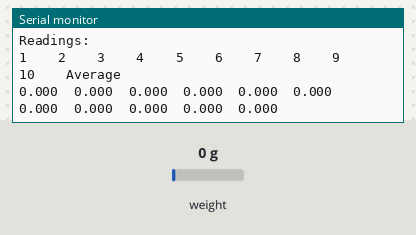
This sketch was run on a simulated Arduino Uno, built with avr-gcc and run on an emulated ATmega328P. On the bench: the last lines printed to the serial monitor. The inputs (shaded band) are chosen by the test bench; at power-on: weight on the scale 0 g.

Above: at 2.2 s.
2.3 s: weight on the scale set to 100 g
At 3.4 s:
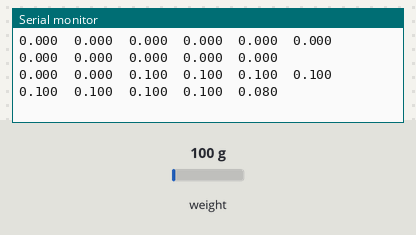
3.8 s: weight on the scale set to 1250 g
At 4.4 s:
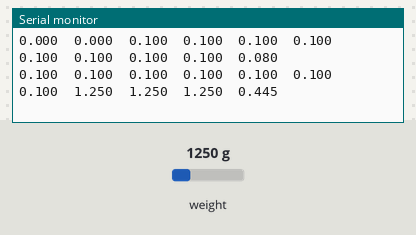
Timing chart, 0 to 6.8 s (numbered marks = the images above; inputs shaded):
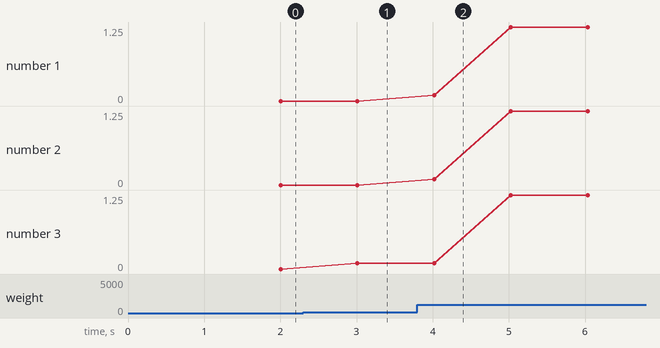

Measured:
- after the input at 2.3 s, the serial monitor: prints a new line after 0.71 s (image 1)
- after the input at 3.8 s, the serial monitor: prints a new line after 0.22 s (image 2)
- plotted number 1: 0 → 1.25 after the input at 3.8 s
- plotted number 2: 0 → 1.25 after the input at 3.8 s
- plotted number 3: 0 → 0.1 after the input at 2.3 s, 0.1 → 1.25 after the input at 3.8 s

The sketch:

RingArray.ino
```cpp
#include "HX711.h"

#define calibration_factor 96670.00 //This value is obtained using the SparkFun_HX711_Calibration sketch

#define DOUT  3
#define CLK  2


const int arraySize = 10;
float weight[arraySize];
float weightReading;
int ringIndex = 0;
int startIndex = 0;
int endIndex = arraySize - 1;

float sum = 0;
float avgArray1 = 0;
int i = 0;


HX711 scale;

void setup() {
  Serial.begin(9600);
  Serial.println("Getting Weight");

  scale.begin(DOUT, CLK);
  scale.set_scale(calibration_factor); //This value is obtained by using the SparkFun_HX711_Calibration sketch
  scale.tare(); //Assuming there is no weight on the scale at start up, reset the scale to 0

  Serial.println();
  Serial.println("Readings:");
  Serial.print("1 \t 2 \t 3 \t 4 \t 5 \t 6 \t 7 \t 8 \t 9 \t 10 \t Average");
  Serial.println();
}

void loop() {

  weightReading = scale.get_units();
  weight[ringIndex] = weightReading;
  sum = sum + weightReading;
  ringIndex++;

  if (ringIndex > endIndex) {
    ringIndex = startIndex;
    avgArray1 = sum / arraySize;

    for (int i = 0; i < arraySize; i++) {
      Serial.print(weight[i], 3);
      Serial.print("\t");
    }
    i = 0;
    sum = 0;
    Serial.print(avgArray1, 3);
    Serial.println();
  }
}

//  Serial.print("Reading: ");
//  Serial.print(weightReading, 3); //scale.get_units() returns a float
//  Serial.print(" lbs"); //You can change this to kg but you'll need to refactor the calibration_factor
//  Serial.println();
```
